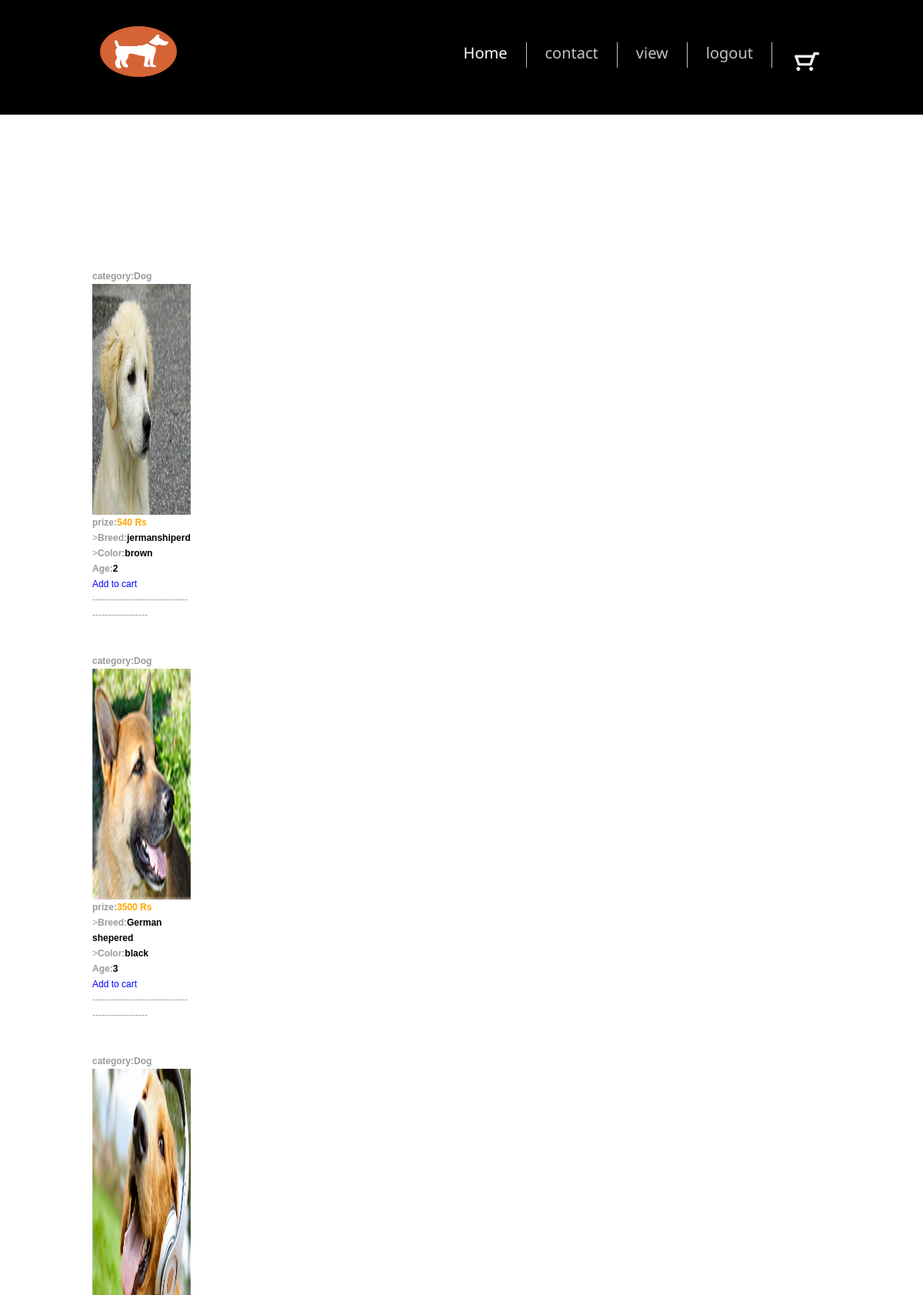
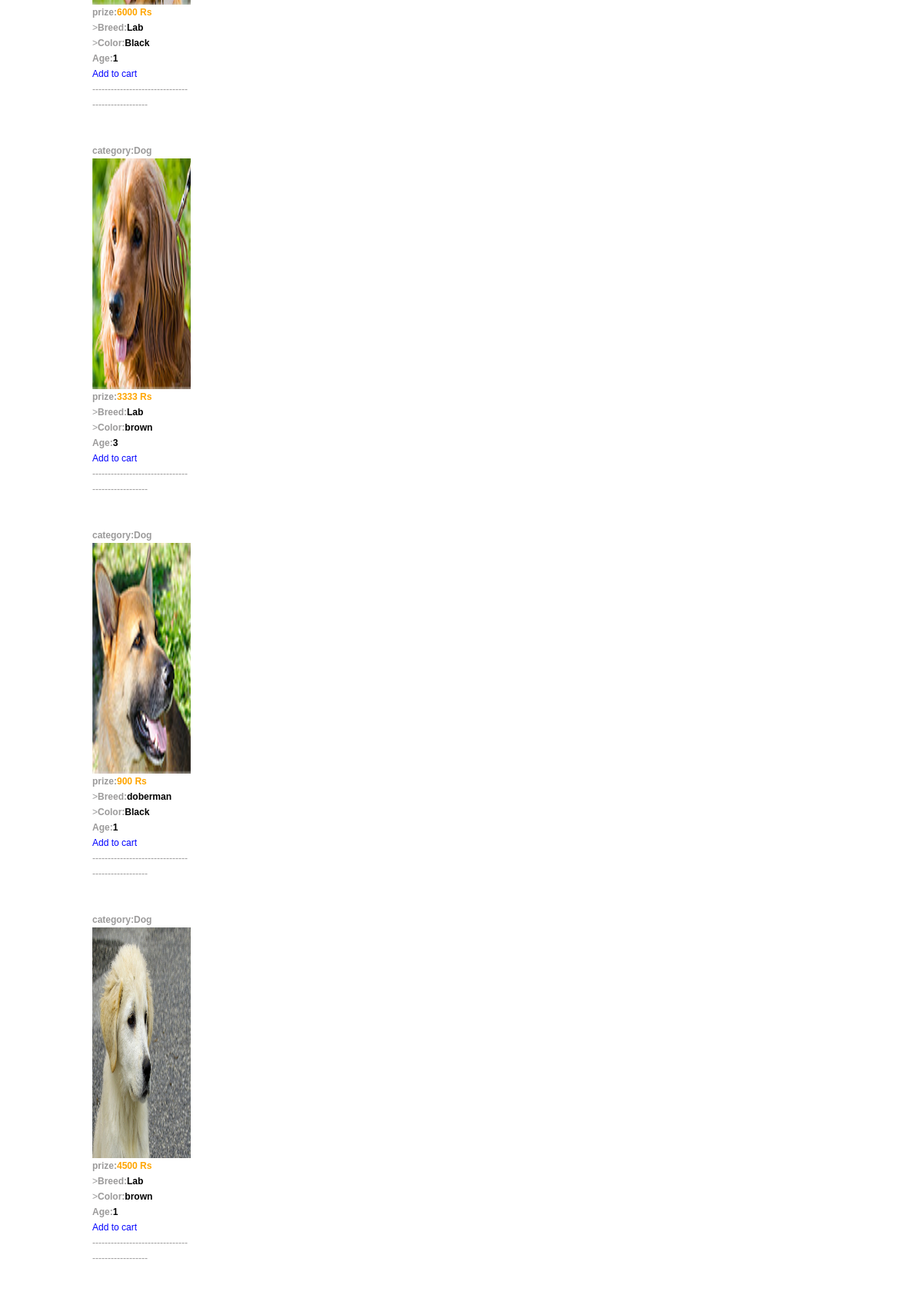
Screenshot of /details.php?myNumber=dog (upper part) with the database file from the repository (2 pictures, top to bottom).
### tables this page shows
CREATE TABLE IF NOT EXISTS `reg1` (
  `id` int(30) NOT NULL AUTO_INCREMENT,
  `Breed` varchar(30) NOT NULL,
  `color` varchar(30) NOT NULL,
  `Age` int(30) NOT NULL,
  `price` int(30) NOT NULL,
  `photo` varchar(6000) NOT NULL,
  `category` varchar(20) NOT NULL,
  `status` int(10) NOT NULL,
  PRIMARY KEY (`id`)
);

### details.php (the view, shortened to what this page needs)
<!DOCTYPE html>
<html lang="en">
<head>
<link rel="stylesheet" href="css/style.css">
<link rel="stylesheet" href="css/form.css">
</head>
<body>
<header>
  <div class="container_12">
    <div class="grid_12">
        <h1><a href="main.php"><img src="images/puppy-available.png" alt="" width="100" height="66"></a> </h1>
      <div class="menu_block">
        <nav>
          <ul class="sf-menu">
          <li class="current"><a href="userhome.php">Home</a></li>
            <li><a href="">contact</a></li>
            <li><a href="view.php">view </a></li>
            <li><a href="logout.php">logout</a></li>
            <li><a href="details1.php?"><img src="images/cart.png" alt="" width="42" height="42"></a></li>
          </ul>
        </nav>
      </div>
    </div>
  </div>
</header>
<div class="content pt1">
  <div class="container_12">
   <div class="container">
	<div class="row">
<div style="border:1px black">
				<div class="ui-block">
				<div class="ui-block-title">
                                        <table>
                                            <ol>
            <?php
             $k = $_GET['myNumber'];
            $sql=mysql_query("select * from reg1 where category='$k'");
            while($ar=mysql_fetch_array($sql))
            {
              $b=$ar['Breed'];
              $j=$ar['color'];
               $c=$ar['id'];
              $g=$ar['Age'];
             $h=$ar['photo'];
            $i=$ar['price'];
             $ah=$ar['category'];
              ?>
           <br>
           </ol>
                                            <tr> <td><br></br><b>category:<?php echo $ah;?></b></td></tr>
               <tr><td width="100"><img src="upload/<?php echo $h; ?>"width="300" height="300"/></td></tr>
          <tr><td><strong>prize:<FONT COLOR="ORANGE" size="4"><?php echo $i;?> Rs</FONT></strong></td></tr>
           <tr><td>><strong>Breed:<FONT COLOR="black" size="4"><?php echo $b;?> </FONT></strong></td></tr>
            <tr><td>><strong>Color:<FONT COLOR="black" size="4"><?php echo $j;?> </FONT></strong></td></tr>
          <tr><td><strong>Age:<FONT COLOR="black" size="4"><?php echo $g;?> </FONT></strong></td></tr>
        <td><a href="cart.php?id=<?php echo $c;?>"><font size="6" color="blue" align="center">Add to cart</font></a> </td>
          <tr><td>-------------------------------------------------</td></tr>
               <?php
            }
            ?>
                                        </table>
                                </div>
  </div>
</div>
              </div>
      </div>
  </div>
</div>
</body>
</html>

### css/style.css (style rules this page uses)
html { width: 100%; }
* { -webkit-text-size-adjust: none; }
body { font: 12px/20px Arial, Helvetica, sans-serif; color:#9b9a9a; position:relative; min-width:960px; background: #e3e3e3; }
h1, h2, h3, h4, h5, h6 { font-weight: normal; font-family: 'Paprika', cursive;; color: #fff; }
img { max-width: 100%; }
ul { padding: 0; margin: 0; list-style: none; }
a { text-decoration: none; color: inherit; outline: none; transition: 0.5s ease; -o-transition: 0.5s ease; -webkit-transition: 0.5s ease; }
header { display: block; padding-top: 34px; position: relative; z-index: 999; background: #000; padding-bottom: 48px; }
header h1 { float: none; position: relative; z-index: 999; }
header h1 a { display: block; overflow: hidden; margin: 0 auto; width: 130px; float: left; height: 66px; text-indent: -999px; transition: 0s ease; -o-transition: 0s ease; -webkit-transition: 0s ease; }
header h1 a img { display: block; }
.content { background: #fff; padding-bottom: 95px; }

### css/grid.css (style rules this page uses)
body { min-width: 960px; }
.container_12 { margin-left: auto; margin-right: auto; width: 960px; }
.grid_1, .grid_2, .grid_3, .grid_4, .grid_5, .grid_6, .grid_7, .grid_8, .grid_9, .grid_10, .grid_11, .grid_12 { display: inline; float: left; margin-left: 10px; margin-right: 10px; }
.container_12 .grid_12 { width: 940px; }
.clearfix:before, .clearfix:after, .container_12:before, .container_12:after { content: '.'; display: block; overflow: hidden; visibility: hidden; font-size: 0; line-height: 0; width: 0; height: 0; }
.clearfix:after, .container_12:after { clear: both; }
.clearfix, .container_12 { zoom: 1; }

### css/superfish.css (style rules this page uses)
.menu_block { position: relative; float: right; padding-top: 25px; }
nav>.sf-menu { text-align: center; }
nav { position:relative;padding: 0px 0 0 0; }
.sf-menu li { float:left;position:relative; }
.sf-menu>li { float: left; position: relative; }
.sf-menu>li+li { margin-left: 49px; }
.sf-menu>li+li:after { background: url(../images/menu_separator.png) 0 0 no-repeat; content: ''; display: block; position: absolute; top: 0; width: 1px; height: 33px; left: -25px; top: -4px; }
.sf-menu>li:first-child { margin-left: 0; }
.sf-menu>li:hover, .sf-menu>li.sfHover, .sf-menu>li.current { border-color: #a92c11; }
.sf-menu>li>a { font-size: 20px; font-family: 'Noto Sans', sans-serif; color: #c5c3c3; position: relative; line-height: 20px; z-index: 999; position: relative; }
.sf-menu>li.sfHover>a, .sf-menu>li.current>a, .sf-menu>li:hover>a:hover { color: #fff; }

### rows the page displays
reg1: category "Dog", photo (picture), price "540", Breed "jermanshiperd", color "brown", Age "2"
reg1: category "Dog", photo (picture), price "3500", Breed "German shepered", color "black", Age "3"
reg1: category "Dog", photo (picture), price "6000", Breed "Lab", color "Black", Age "1"
reg1: category "Dog", photo (picture), price "3333", Breed "Lab", color "brown", Age "3"
reg1: category "Dog", photo (picture), price "900", Breed "doberman", color "Black", Age "1"
reg1: category "Dog", photo (picture), price "4500", Breed "Lab", color "brown", Age "1"
